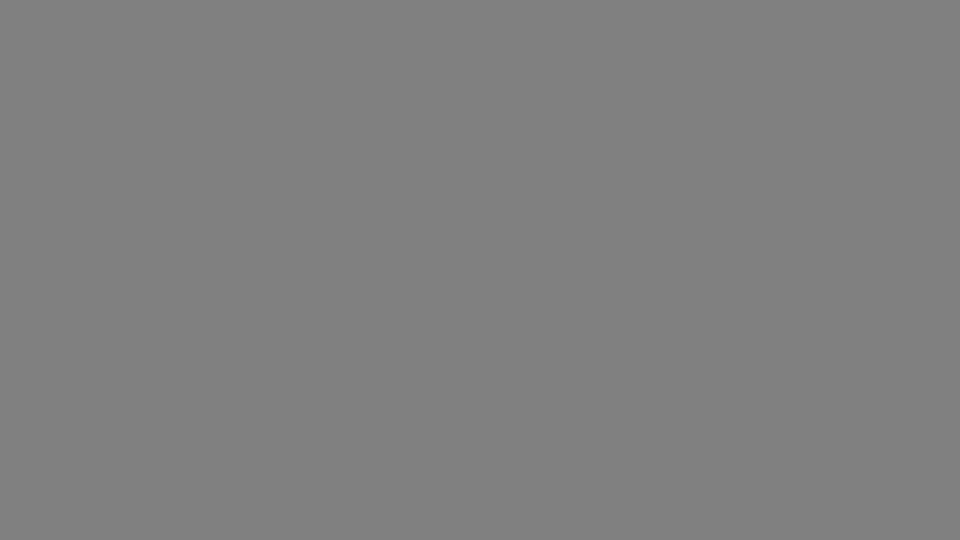
#> input picture lab5_Group_3/Data/Images/garycode_sample/graycode_bit00_horizontal_inverted.png, 1920 x 1080 px, given in place of test.png, which was not available (shown at 1/2 size)
$ jupyter execute --allow-errors Noise_Analysis.ipynb
#> lines starting #> are read from the running program, lines starting #| are printed output that depends on the picture; long printed decimals are rounded; pictures that were not available may be replaced by others from this repository, and a replacement may not be noted
[cell 1]
import cv2
import numpy as np
import matplotlib.pyplot as plt
import os
import re
from collections import defaultdict

[cell 2]
img = cv2.imread("test.png", cv2.IMREAD_GRAYSCALE)
#> img: shape (1080, 1920); 50% white in thin lines or dots
plt.imshow(img, cmap="gray")

[cell 3]
roi_img = img[469:682, 439:658]
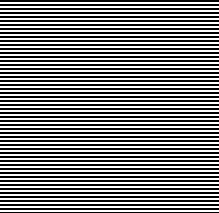
#> roi_img: shape (213, 219); 49.8% white in thin lines or dots
pixels = roi_img.flatten()

mean = np.mean(pixels)
#> mean = 126.9
std = np.std(pixels)
#> std = 127.5
var = np.var(pixels)
#> var = 16255.9
print(mean, std, var)
#| 126.901 127.499 16255.892

[cell 4]
plt.figure(figsize=(12,5))

plt.subplot(1,2,1)
plt.imshow(roi_img, cmap='gray')
plt.title("the selected ROI")
plt.axis("off")

plt.subplot(1,2,2)
plt.hist(pixels, bins=50, density=True, alpha=0.7)
plt.axvline(mean, color='r', linestyle='--', label=f"μ: {mean:.2f}")
plt.axvline(mean + std, color='g', linestyle='--', label=f"μ+σ: {mean+std:.2f}")
plt.axvline(mean - std, color='g', linestyle='--', label=f"μ-σ: {mean-std:.2f}")
plt.xlabel("pixel value")
plt.ylabel("density")
plt.title("distribution of pixel values")
plt.legend()

plt.tight_layout()
plt.show()
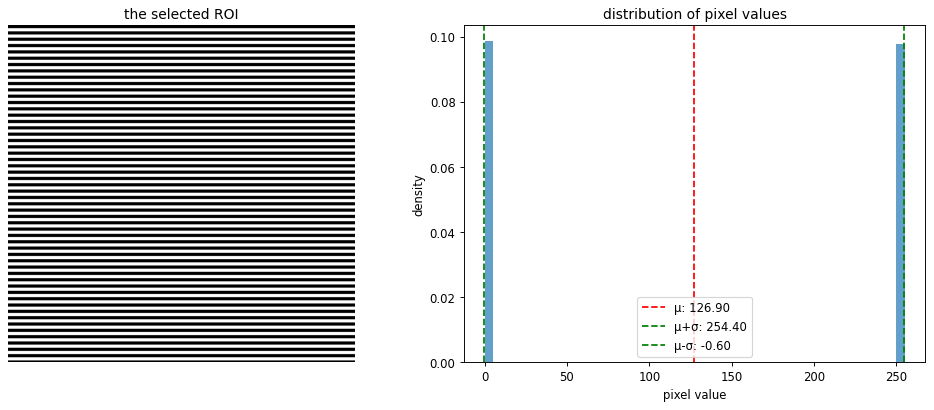
#> figure drawn by matplotlib, 2 panels; panel 2: tallest bar 0.0985 high, from x = 0 to 5.1

[cell 5]
folder_path = r"capture_2025-09-19_15-53\\group1_iso_vary_exposure"
image_list = os.listdir(folder_path)
selected_images = image_list[1:10]

fig, axes = plt.subplots(3, 3, figsize=(15, 12))
axes = axes.ravel()

for i, image_file in enumerate(selected_images):
    image_path = os.path.join(folder_path, image_file)
    img = cv2.imread(image_path, cv2.IMREAD_GRAYSCALE)

    roi_img = img[469:682, 439:658]
    pixels = roi_img.flatten()

    mean = np.mean(pixels)
    std = np.std(pixels)
    var = np.var(pixels)

    plt.subplot(3,3,i+1)
    plt.hist(pixels, bins=50, density=True, alpha=0.7)
    plt.axvline(mean, color='r', linestyle='--', label=f"μ: {mean:.2f}")
    plt.axvline(mean + std, color='g', linestyle='--', label=f"μ+σ: {mean+std:.2f}")
    plt.axvline(mean - std, color='g', linestyle='--', label=f"μ-σ: {mean-std:.2f}")
    plt.xlabel("pixel value")
    plt.ylabel("density")
    plt.title(image_file)
    plt.legend()

plt.tight_layout()
plt.show()

[cell 6]
def get_params(filename):
    """
    img_XXXX_expXXXX_gainX_brightXXX.png
    """
    exp_match = re.search(r'exp(\d+)', filename)
    gain_match = re.search(r'gain(\d+)', filename)
    bright_match = re.search(r'bright(\d+)', filename)

    exposure = int(exp_match.group(1)) if exp_match else 0
    gain = int(gain_match.group(1)) if gain_match else 0
    bright = int(bright_match.group(1)) if bright_match else 0

    return exposure, gain, bright

[cell 7]
def analyze_noise(img_path, roi_coords):
    img = cv2.imread(img_path, cv2.IMREAD_GRAYSCALE)
    y1, y2, x1, x2 = roi_coords
    roi_img = img[y1:y2, x1:x2]
    pixels = roi_img.flatten()

    mean_val = np.mean(pixels)
    std_val = np.std(pixels)
    var_val = np.var(pixels)

    return mean_val, std_val, var_val

[cell 8]
def process_plot(folder_path):

#> called with folder_path = 'images'
    exposures = []
    gains = []
    brights = []
    means = []
    stds = []
    vars_ = []
    filenames = []

    roi_coords = (469, 682, 439, 658)

    for filename in os.listdir(folder_path):
        if filename.endswith('.png'):
            img_path = os.path.join(folder_path, filename)
            exposure, gain, bright = get_params(filename)
            mean_val, std_val, var_val = analyze_noise(img_path, roi_coords)

            if mean_val is not None:
                exposures.append(exposure)
                gains.append(gain)
                brights.append(bright)
                means.append(mean_val)
                stds.append(std_val)
                vars_.append(var_val)
                filenames.append(filename)
                print(f"{filename} - mean: {mean_val:.2f}, standard deviation: {std_val:.2f}, variance: {var_val:.2f}")

    exposures = np.array(exposures)
    gains = np.array(gains)
    brights = np.array(brights)
    means = np.array(means)
    stds = np.array(stds)
    vars_ = np.array(vars_)

    plt.figure(figsize=(20, 15))

    # 1. 噪声均值与曝光时间的关系
    plt.subplot(4, 3, 1)
    plt.scatter(exposures, means, alpha=0.6)
    plt.xlabel('Exposure Time')
    plt.ylabel('Mean (Signal Strength)')
    plt.title('Mean vs Exposure Time')
    plt.grid(True)

    # 2. 噪声标准差与曝光时间的关系
    plt.subplot(4, 3, 2)
    plt.scatter(exposures, stds, alpha=0.6, color='orange')
    plt.xlabel('Exposure Time')
    plt.ylabel('Standard Deviation (Noise Level)')
    plt.title('Standard Deviation vs Exposure Time')
    plt.grid(True)

    # 3. 噪声方差与曝光时间的关系
    plt.subplot(4, 3, 3)
    plt.scatter(exposures, vars_, alpha=0.6, color='red')
    plt.xlabel('Exposure Time')
    plt.ylabel('Variance')
    plt.title('Variance vs Exposure Time')
    plt.grid(True)


    # 4. 噪声均值与增益的关系
    plt.subplot(4, 3, 4)
    plt.scatter(gains, means, alpha=0.6, color='green')
    plt.xlabel('Gain')
    plt.ylabel('Mean (Signal Strength)')
    plt.title('Mean vs Gain')
    plt.grid(True)

    # 5. 噪声标准差与增益的关系
    plt.subplot(4, 3, 5)
    plt.scatter(gains, stds, alpha=0.6, color='purple')
    plt.xlabel('Gain')
    plt.ylabel('Standard Deviation (Noise Level)')
    plt.title('Standard Deviation vs Gain')
    plt.grid(True)

    # 6. 噪声方差与增益的关系
    plt.subplot(4, 3, 6)
    plt.scatter(gains, vars_, alpha=0.6, color='brown')
    plt.xlabel('Gain')
    plt.ylabel('Variance')
    plt.title('Variance vs Gain')
    plt.grid(True)

    # 7. 均值、曝光时间、增益
    ax1 = plt.subplot(4, 3, 7, projection='3d')
    scatter1 = ax1.scatter(exposures, gains, means, c=means, cmap='viridis')
    ax1.set_xlabel('Exposure Time')
    ax1.set_ylabel('Gain')
    ax1.set_zlabel('Mean')
    ax1.set_title('Mean vs Exposure & Gain')
    plt.colorbar(scatter1, ax=ax1, shrink=0.5)

    # 8. 标准差、曝光时间、增益
    ax2 = plt.subplot(4, 3, 8, projection='3d')
    scatter2 = ax2.scatter(exposures, gains, stds, c=stds, cmap='plasma')
    ax2.set_xlabel('Exposure Time')
    ax2.set_ylabel('Gain')
    ax2.set_zlabel('Standard Deviation')
    ax2.set_title('Std vs Exposure & Gain')
    plt.colorbar(scatter2, ax=ax2, shrink=0.5)

    # 9. 方差、曝光时间、增益
    ax3 = plt.subplot(4, 3, 9, projection='3d')
    scatter3 = ax3.scatter(exposures, gains, vars_, c=vars_, cmap='inferno')
    ax3.set_xlabel('Exposure Time')
    ax3.set_ylabel('Gain')
    ax3.set_zlabel('Variance')
    ax3.set_title('Variance vs Exposure & Gain')
    plt.colorbar(scatter3, ax=ax3, shrink=0.5)

    # 10. 噪声均值与亮度的关系
    plt.subplot(4, 3, 10)
    plt.scatter(brights, means, alpha=0.6, color='cyan')
    plt.xlabel('Brightness')
    plt.ylabel('Mean (Signal Strength)')
    plt.title('Mean vs Brightness')
    plt.grid(True)

    # 11. 噪声标准差与亮度的关系
    plt.subplot(4, 3, 11)
    plt.scatter(brights, stds, alpha=0.6, color='magenta')
    plt.xlabel('Brightness')
    plt.ylabel('Standard Deviation (Noise Level)')
    plt.title('Std vs Brightness')
    plt.grid(True)

    # 12. 噪声方差与亮度的关系
    plt.subplot(4, 3, 12)
    plt.scatter(brights, vars_, alpha=0.6, color='olive')
    plt.xlabel('Brightness')
    plt.ylabel('Variance')
    plt.title('Variance vs Brightness')
    plt.grid(True)

    plt.tight_layout()
    plt.show()
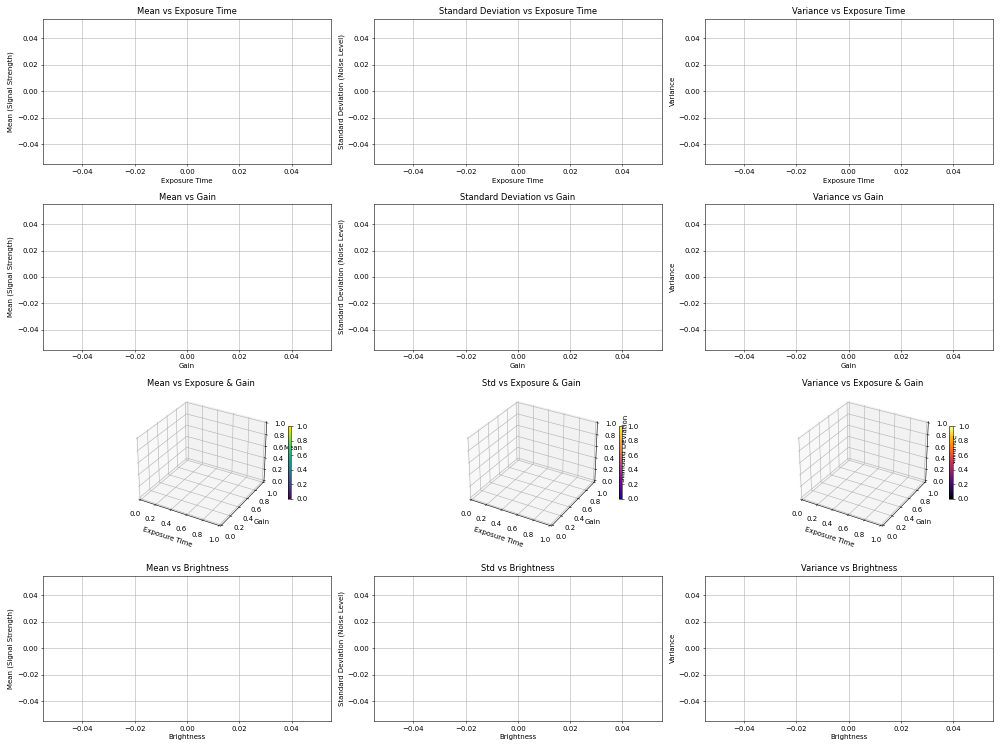
#> figure drawn by matplotlib, 15 panels

    # 输出统计摘要
    print("\n=== 统计摘要 ===")
    print(f"处理图像总数: {len(exposures)}")
    print(f"曝光时间范围: {np.min(exposures)} - {np.max(exposures)}")
    print(f"增益范围: {np.min(gains)} - {np.max(gains)}")
    print(f"噪声均值范围: {np.min(means):.2f} - {np.max(means):.2f}")
    print(f"噪声标准差范围: {np.min(stds):.2f} - {np.max(stds):.2f}")
    print(f"噪声方差范围: {np.min(vars_):.2f} - {np.max(vars_):.2f}")

    return exposures, gains, means, stds, vars_
